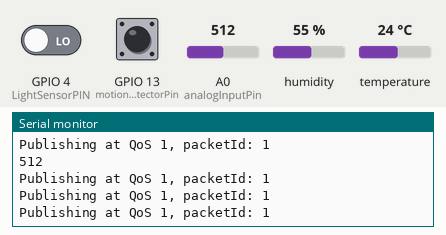
The program below on a simulated ESP8266 (NodeMCU). Parts: the last lines printed to the serial monitor. The test bench sets the inputs (shaded band); at power-on: GPIO 13 (motionDetectorPin) HIGH, humidity 55 %, A0 (analogInputPin) = 512, temperature 24 °C, GPIO 4 (LightSensorPIN) LOW. WiFi joins after 1.5 s; servers stay silent unless stated; no MQTT or app messages arrive unless stated.

Above: at 4.8 s.
4.9 s: GPIO 13 (motionDetectorPin) pulled LOW for 2.6 s
At 13.0 s:
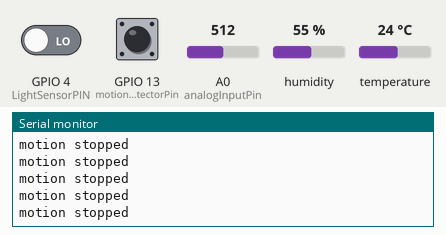
14.0 s: humidity set to 22 %
At 15.3 s:
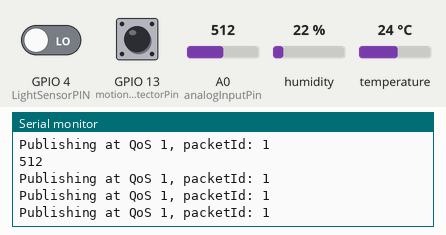
17.0 s: A0 (analogInputPin) set to 490
20.0 s: temperature set to 12 °C
23.0 s: A0 (analogInputPin) set to 510
26.0 s: humidity set to 40 %
Timing chart, 0 to 29.0 s (numbered marks = the images above; inputs shaded):
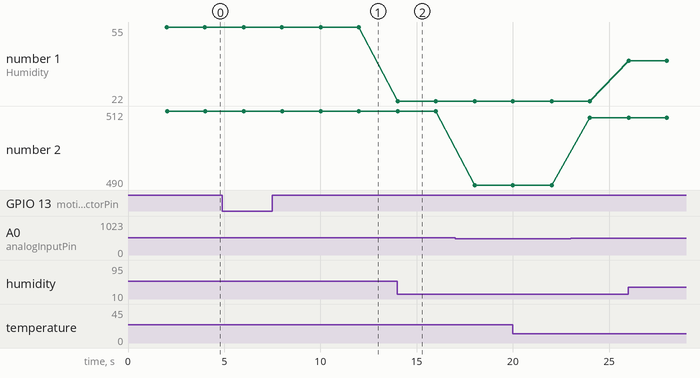

The program:

main.cpp
```cpp
#include <Arduino.h>
#include "DHT.h"
#include <ESP8266WiFi.h>
#include <Ticker.h>
#include <AsyncMqttClient.h>
//WiFi
#define WIFI_SSID "TP-Link_165C"
#define WIFI_PASSWORD "99368319"

#define MQTT_HOST IPAddress(192, 168, 0, 105)
#define MQTT_PORT 1883
#define MQTT_PUB_TEST "test"
#define MQTT_PUB_TEMP "temp"
#define MQTT_PUB_HUM "hum"
#define MQTT_PUB_LIGHT "light"
#define MQTT_PUB_GAS "gas"
#define MQTT_PUB_MOTION "motion"
AsyncMqttClient mqttClient;
Ticker mqttReconnectTimer;

WiFiEventHandler wifiConnectHandler;
WiFiEventHandler wifiDisconnectHandler;
Ticker wifiReconnectTimer;

//DHT11
//definire pinul de output al senzorului DHT
#define DHTPIN 5
//definirea tipului de senzor(bilbioteca este facuta pentru mai multe tipuri de DHT)
#define DHTTYPE DHT11
//Initializare senzor
DHT dht(DHTPIN, DHTTYPE);
//Declaratie variabile
float temperature;
float humidity;
//Declaratie variabile si constante folosite pentru timer-ul de masura
//intervalele de timp se vor masura in milisecunde
unsigned long previousTime = 0; //variabila va stoca timpul la care s-a petrecut ultima masuratoare
const long interval = 2000; // 10000ms = 10s
//SENZOR LUMINA
const int LightSensorPIN = 4; //pinul la care este conectat senzorul
int lightStatus = LOW; // variabila in care se salveaza prezenta luminii
//MQ9
const int analogInputPin = A0; //pinul A0 este pinul analog
int gasSensorValue = 0; //initializare valoare cu 0
//se va schimba dupa calibrare
const int gasThreshold = 500; //pragul la care se detecteaza gaz
//miscare
const int motionDetectorPin = 13;
int motionStatus = LOW;
unsigned long currentTime = millis();
unsigned long lastDetectionTime = 0;
bool timerHasStarted = false;
//Wifi and MQTT functions
void connectToWifi() {
  Serial.println("Connecting to Wi-Fi...");
  WiFi.begin(WIFI_SSID, WIFI_PASSWORD);
}

void connectToMqtt() {
  Serial.println("Connecting to MQTT...");
  mqttClient.connect();
}

void onWifiConnect(const WiFiEventStationModeGotIP& event) {
  Serial.println("Connected to Wi-Fi.");
  connectToMqtt();
}

void onWifiDisconnect(const WiFiEventStationModeDisconnected& event) {
  Serial.println("Disconnected from Wi-Fi.");
  mqttReconnectTimer.detach(); // ensure we don't reconnect to MQTT while reconnecting to Wi-Fi
  wifiReconnectTimer.once(2, connectToWifi);
}

void onMqttConnect(bool sessionPresent) {
  Serial.println("Connected to MQTT.");
  Serial.print("Session present: ");
  Serial.println(sessionPresent);
  uint16_t packetIdPub1 = mqttClient.publish(MQTT_PUB_TEST, 1, true, "test");
  Serial.print("Publishing at QoS 1, packetId: ");
  Serial.println(packetIdPub1);
}

void onMqttDisconnect(AsyncMqttClientDisconnectReason reason) {
  Serial.println("Disconnected from MQTT.");

  if (WiFi.isConnected()) {
    mqttReconnectTimer.once(2, connectToMqtt);
  }
}
void onMqttPublish(uint16_t packetId) {
  Serial.println("Publish acknowledged.");
  Serial.print("  packetId: ");
  Serial.println(packetId);
}
IRAM_ATTR void motionDetected(){
  static unsigned long lastInterruptTime = 0;
  unsigned long interruptTime = millis();
  if(interruptTime - lastInterruptTime > 5){
    motionStatus = HIGH;
    Serial.println("motion detected");
    Serial.println("motion detected");
    Serial.println("motion detected");
    Serial.println("motion detected");
    Serial.println("motion detected");
    timerHasStarted = true;
    lastDetectionTime = millis();
  }
}
void setup() {
    // put your setup code here, to run once:
    //Initializare port serial cu baud rate 115200 kbps
    Serial.begin(115200);
    Serial.println();

    //Wifi
    wifiConnectHandler = WiFi.onStationModeGotIP(onWifiConnect);
    wifiDisconnectHandler = WiFi.onStationModeDisconnected(onWifiDisconnect);

    mqttClient.onConnect(onMqttConnect);
    mqttClient.onDisconnect(onMqttDisconnect);
    mqttClient.onPublish(onMqttPublish);
    mqttClient.setServer(MQTT_HOST, MQTT_PORT);
    //
    pinMode(motionDetectorPin, INPUT_PULLUP);
    attachInterrupt(digitalPinToInterrupt(motionDetectorPin), motionDetected, RISING);
    connectToWifi();
    pinMode(LightSensorPIN, INPUT); // definirea pinului la care este conectat senzorul ca intrare
    dht.begin();
}

void loop() {
    // put your main code here, to run repeatedly:
    //DHT11
    unsigned long currentTime = millis(); // millis() returneaza numarul de milisecunde trecute de la inceperea rularii programului pe placa Arduino
    if(currentTime - previousTime >= interval){ // verificare conditie timer: daca au trecut (interval) secunde
        previousTime = currentTime; //Salveaza timpul curent ca timpul la care s-a facut ultima masuratoare
        //Noile masuratori ale senzorului
        temperature = dht.readTemperature();
        humidity = dht.readHumidity();
        //Afisare pe portul serial a valorilor masurate
        Serial.print("Temperature: ");
        Serial.print(temperature);
        Serial.println(" C");
        uint16_t packetIdPubTemp = mqttClient.publish(MQTT_PUB_TEMP, 1, true, String(temperature).c_str());
        Serial.print("Publishing at QoS 1, packetId: ");
        Serial.println(packetIdPubTemp);

        Serial.print("Humidity: ");
        Serial.print(humidity);
        Serial.println(" %");

        uint16_t packetIdPubHum = mqttClient.publish(MQTT_PUB_HUM, 1, true, String(humidity).c_str());
        Serial.print("Publishing at QoS 1, packetId: ");
        Serial.println(packetIdPubHum);
        gasSensorValue = analogRead(analogInputPin);
        Serial.println(gasSensorValue);
        uint16_t packetIdPubGas = mqttClient.publish(MQTT_PUB_GAS, 1, true, String(gasSensorValue).c_str());
        Serial.print("Publishing at QoS 1, packetId: ");
        Serial.println(packetIdPubGas);
        lightStatus = digitalRead(LightSensorPIN); // citirea valorii pinului la care este conectat senzorul
        uint16_t packetIdPubLight = mqttClient.publish(MQTT_PUB_LIGHT, 1, true, String(lightStatus).c_str());
        Serial.print("Publishing at QoS 1, packetId: ");
        Serial.println(packetIdPubLight);
        uint16_t packetIdPubMotion = mqttClient.publish(MQTT_PUB_MOTION, 1, true, String(motionStatus).c_str());
        Serial.print("Publishing at QoS 1, packetId: ");
        Serial.println(packetIdPubMotion);
    }
    currentTime = millis();
    if(timerHasStarted && (currentTime - lastDetectionTime > 5000)){
      motionStatus = LOW;
      Serial.println("motion stopped");
      Serial.println("motion stopped");
      Serial.println("motion stopped");
      Serial.println("motion stopped");
      Serial.println("motion stopped");
      timerHasStarted = false;
    }
    //SENZOR LUMINA
    //MQ9
    //Inca nu este calibrat!
}
```

Measured:
- after the input at 4.9 s, the serial monitor: prints a new line after 2.6 s (image 1)
- after the input at 14.0 s, the serial monitor: prints a new line at once (image 2)
- plotted number 1: 55 → 22 after the input at 14.0 s, 22 → 40 after the input at 26.0 s
- plotted number 2: 512 → 490 after the input at 17.0 s, 490 → 510 after the input at 23.0 s
